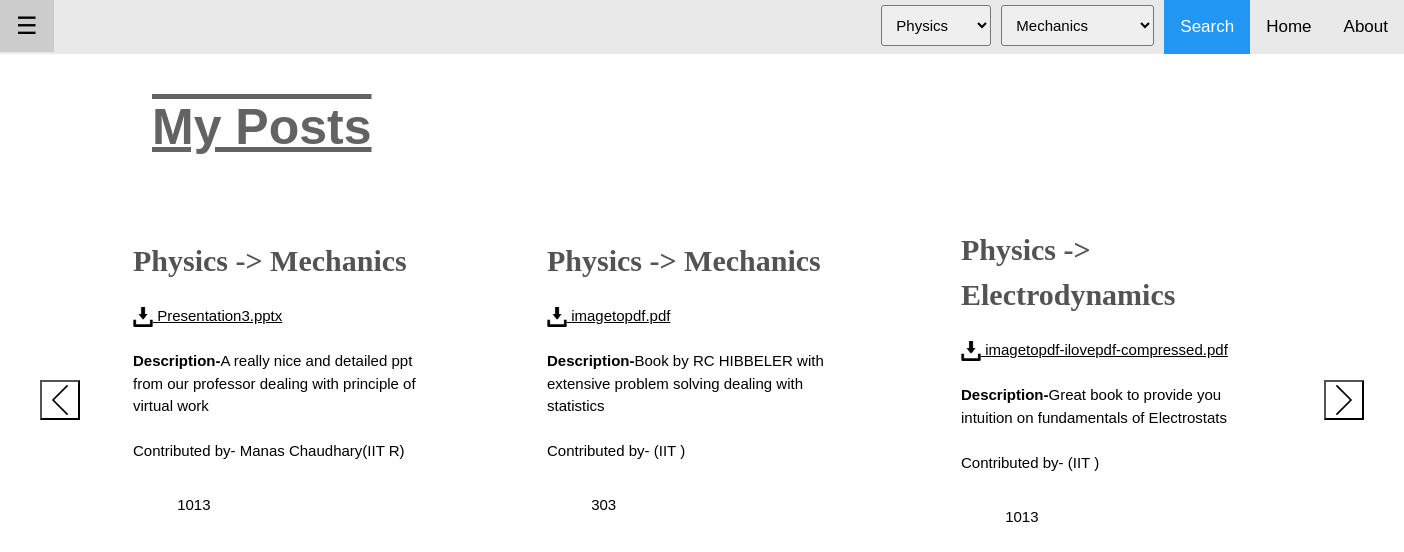
Screenshot of /myposts.php (signed in) with the database file from the repository.
### tables this page shows
CREATE TABLE `filet` (
  `userID` int(9) NOT NULL,
  `subject` varchar(15) NOT NULL,
  `subtopic` varchar(25) NOT NULL,
  `description` varchar(300) NOT NULL,
  `filename` varchar(260) NOT NULL,
  `vote` int(11) DEFAULT NULL,
  `kab` date DEFAULT NULL
);

CREATE TABLE `websiteusers` (
  `userID` int(9) NOT NULL,
  `fullname` varchar(50) NOT NULL,
  `userName` varchar(40) NOT NULL,
  `email` varchar(40) NOT NULL,
  `pass` varchar(40) NOT NULL,
  `iit` varchar(3) NOT NULL
);

### myposts.php (the view, shortened to what this page needs)
<!DOCTYPE HTML>
<HTML>
<HEAD>
<link rel="stylesheet" href="style2.css">
</HEAD>
<body>
  <?php
    $query = mysql_query("SELECT * FROM websiteusers WHERE userID = '".$_SESSION['theuser']."'"  );
    $row = mysql_fetch_array($query);
  ?>
<div id="main">
<div class="topnav">
<button id="openNav" class="w3-button w3-teal w3-xlarge" onclick="w3_open()">&#9776;</button>
  <a href="#about">About</a>
  <a href="new.php">Home</a>
  <a class="active" onclick="k()">Search</a>
	<select name="subtopic" class = "form-control" id="k3">
	<option value="01">Mechanics</option>
					</select>
	<select name="subject" class = "form-control">
	<option value="01">Physics</option>
					</select>
</div>
</div>
<div class="head">My Posts</div>
<?php
  echo "<form method='post' accept-charset='utf-8' method='POST' action='left2.php' class='form' role='form'><button style='height:40px;width:40px;position:fixed;top:50%;left:40px;margin-top:-20px;padding:0; background-color:white;' type='submit' name='submit' class='form-control1 c'><img style='height:30px;width:30px'  src='left.svg'></button></form>";
  echo "<form method='post' accept-charset='utf-8' method='POST' action='right2.php' class='form' role='form'><button style='height:40px;width:40px;position:fixed;top:50%;right:40px;margin-top:-20px;padding:0; background-color:white;' type='submit' name='submit' class='form-control1 c'><img style='height:30px;width:30px'  src='right.svg'></button></form>";
    $query = mysql_query("SELECT * FROM filet WHERE userID='".$_SESSION['theuser']."';"  );
    $row1 = mysql_fetch_array($query);
    $query1 = mysql_query("SELECT * FROM websiteusers WHERE userID='".$row[0]."';"  );
    $row1_ = mysql_fetch_array($query1);
    $row2 = mysql_fetch_array($query);
    $row2_ = mysql_fetch_array($query1);
    $row3 = mysql_fetch_array($query);
    $row3_ = mysql_fetch_array($query1);
if($row1 AND $row2 AND $row3){
  echo"
    <table>
  <tr style='text-align:center'>
<div class='containi'><td>
<div class='content'>
  <div class='card l'>
    <div class='topic'>".$row1[1]."   ->   ".$row1[2]."</div><br>
    <div class='link'><a href='/uploads",$row1[0]."/".$row1[4]."' download><img src='pdf.png'>   ".$row1[4]."</a></div><br>
    <div class='desc'><b>Description-</b>".$row1[3]."</div><br>
    <div class='by'>Contributed by- ".$row1_[1]."(IIT ".$row1_[5].")</div>
    <br><span class='vote'></span>     ".$row1[5]."
    </div></div></td>
<td>
<div class='content '>
  <div class='card c'>
    <div class='topic'>".$row2[1]."   ->   ".$row2[2]."</div><br>
    <div class='link'><a href='/uploads",$row2[0]."/".$row2[4]."' download><img src='pdf.png'>   ".$row2[4]."</a></div><br>
    <div class='desc'><b>Description-</b>".$row2[3]."</div><br>
    <div class='by'>Contributed by- ".$row2_[1]."(IIT ".$row2_[5].")</div>
    <br><span class='vote'></span>     ".$row2[5]."
  </div></td>
<td>
<div class='content '>
  <div class='card r'>
    <div class='topic'>".$row3[1]."   ->   ".$row3[2]."</div><br>
    <div class='link'><a href='/uploads",$row3[0]."/".$row3[4]."' download><img src='pdf.png'>   ".$row3[4]."</a></div><br>
    <div class='desc'><b>Description-</b>".$row3[3]."</div><br>
    <div class='by'>Contributed by- ".$row3_[1]."(IIT ".$row3_[5].")</div>
    <br><span class='vote'></span>    ".$row1[5]."
  </div>
</div>
</td>
</tr>
</table>
  ";
}
?>
</body>
</HTML>

### style2.css (style rules this page uses)
html { box-sizing:border-box }
*,*:before,*:after { box-sizing:inherit }
body { font-family: "Lato", sans-serif; }
html { -ms-text-size-adjust:100%;-webkit-text-size-adjust:100% }
body { margin:0 }
a { background-color:transparent;-webkit-text-decoration-skip:objects }
img { border-style:none }
button,input,select,textarea { font:inherit;margin:0 }
button,input { overflow:visible }
button,select { text-transform:none }
button,html [type=button],[type=reset],[type=submit] { -webkit-appearance:button }
html,body { font-family:Verdana,sans-serif;font-size:15px;line-height:1.5 }
html { overflow-x:hidden }
img { vertical-align:middle }
a { color:inherit }
.w3-btn,.w3-button { border:none;display:inline-block;padding:8px 16px;vertical-align:middle;overflow:hidden;text-decoration:none;color:inherit;background-color:inherit;text-align:center;cursor:pointer;white-space:nowrap }
.w3-btn,.w3-button { -webkit-touch-callout:none;-webkit-user-select:none;-khtml-user-select:none;-moz-user-select:none;-ms-user-select:none;user-select:none }
.w3-main,#main { transition:margin-left .4s }
.w3-xlarge { font-size:24px!important }
.w3-teal,.w3-hover-teal:hover { color:#fff!important;background-color:#009688!important }
.form-control { padding:10px; font-family: Helvetica; border-radius: 3px; float:right; margin-top: 5px; margin-right: 10px; }
button { padding:8px; }
.head { position:absolute; top:90px; left:50%; margin-left:-550px; font-family: Arial; font-weight: bolder; text-decoration: underline overline; font-size :50px; color: rgba(60,60,60,0.8) }
.content { margin-top:120px; margin-right:30px; margin-left:30px; text-align:center; display: inline-block; }
.card { display:inline-block; float:; text-align:left; padding:0px; margin:50px; width:300px; }
.card .topic { font-family: Calibri; font-weight: bold; font-size: 30px; color: rgba(40,40,40,0.8); }
.card img { height:20px; width:20px; }
.l { margin-left:100px; margin-right: 0; }
.r { margin-right:100px; margin-left: 0; }

### myposts.php (style rules this page uses)
.vote { display: inline-block; overflow: hidden; width: 40px; height: 25px; cursor: pointer; background: url('http://i.stack.imgur.com/iqN2k.png'); background-position: 0 -25px; }
* { box-sizing: border-box; }
body { margin: 0; font-family: Arial, Helvetica, sans-serif; }
.topnav { overflow: hidden; background-color: #e9e9e9; }
.topnav a { float:right; display: block; color: black; text-align: center; padding: 14px 16px; text-decoration: none; font-size: 17px; }
.topnav a.active { background-color: #2196F3; color: white; }

### rows the page displays
filet: subject "Physics", subtopic "Mechanics", filename "Presentation3.pptx", description "A really nice and detailed ppt from our professor dealing with principle of virtual work", vote "1013"
websiteusers: fullname "Manas Chaudhary", iit "R"
filet: subject "Physics", subtopic "Mechanics", filename "imagetopdf.pdf", description "Book by RC HIBBELER with extensive problem solving dealing with statistics", vote "303"
filet: subject "Physics", subtopic "Electrodynamics", filename "imagetopdf-ilovepdf-compressed.pdf", description "Great book to provide you intuition on fundamentals of Electrostats"
